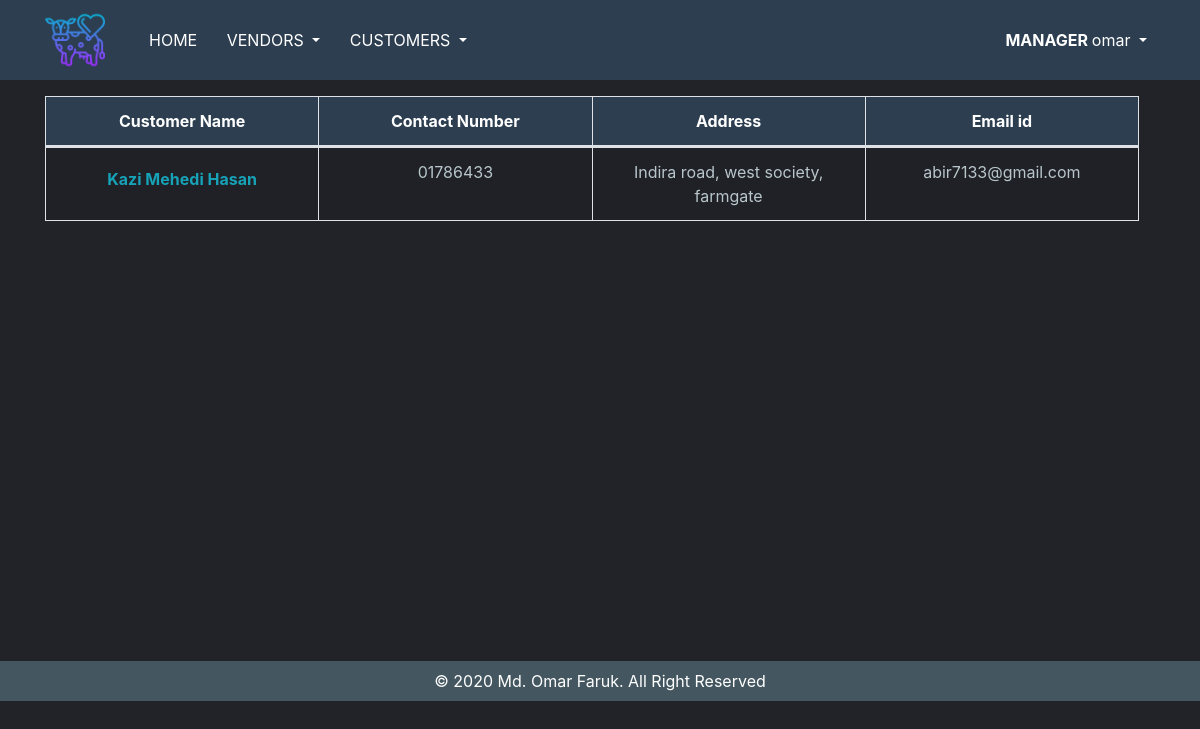
The page /allcustomer/ (signed in) on the database its author committed.
### dairyapp/models.py (models this page shows, shortened)
class Profile(models.Model):
    CHOICES1 = (
        ('Admin','Admin'),
        ('Customer','Customer'),
        ('Manager','Manager'),
        )
    user = models.OneToOneField(User,on_delete=models.CASCADE)
    user_type = models.CharField(max_length=20, null=True, blank=False,choices=CHOICES1)
    contact_number = models.CharField(max_length=20,null=True,unique=True)
    joining_data = models.DateField(auto_now_add=False)
    address = models.CharField(max_length=500,null=True)
    class Meta:
        ordering = ('-user_type',)

### dairyapp/views.py (the view)
# urls.py: path('allcustomer/',views.allcustomer,name='allcustomer'),
@login_required
def allcustomer(request):
    customerinfo = models.Profile.objects.all()
    return render(request,'Customers/Customer_detail.html',{'customerinfo':customerinfo})

### templates/Customers/Customer_detail.html
{% extends 'base.html' %}
{% load crispy_forms_tags %}
{% load templatetags %}
{% block content %}
 {% if user.is_authenticated and user.profile.user_type == 'Manager' %}
 <div class="table-responsive">
      <table class="table table-bordered table-striped ">
          <thead id="theadthid">
            <tr>
                  <th scope="col">Customer Name</th>
                  <th scope="col">Contact Number</th>
                  <th scope="col">Address</th>
                  <th scope="col">Email id</th>
            </tr>
          </thead>
          <tbody id="tbodydata">
          {% for data in customerinfo %}
            {% if data.user_type == 'Customer' %}
            <tr>
            <td> <a style="text-decoration:none;" href="{% url 'customer_ledger'  pk=data.user.pk %}" class="btn btn-link text-info"><strong>{{ data.user.first_name}} {{data.user.last_name }}</strong></a></td>
            <td>{{ data.contact_number}}</td>
            <td>{{ data.address }}</td>
            <td>{{ data.user.email}}</td>
            </tr>
            {% endif %}
        {% endfor %}
          </tbody>
      </table>
  </div>
{% endif %}
{% endblock %}

### templates/base.html (shortened to what this page needs)
<!doctype html>
<html lang="en">
  <head>
    {% load static %}
    <link rel="stylesheet" href="https://stackpath.bootstrapcdn.com/bootstrap/4.3.1/css/bootstrap.min.css">
    <link rel="stylesheet" href="https://use.fontawesome.com/releases/v5.7.2/css/all.css">
    <link rel="stylesheet" href="https://use.fontawesome.com/releases/v5.8.1/css/all.css">
    <link rel="stylesheet" href="//code.jquery.com/ui/1.12.1/themes/base/jquery-ui.css">
  </head>
<body>
  <nav class="navbar navbar-expand-md fixed-top">
    <div class="container ">
      <div class="logo-image">
            <a href="{% url 'home' %}"><img src="{% static 'images/cow.png' %}" alt="logo.png" class="img-fluid"></a>
      </div>
    <div class="collapse navbar-collapse" id="navbarSupportedContent">
      <ul class="navbar-nav mr-auto">
        <li class="nav-item">
          <a class="nav-link" href="{% url 'home' %}" style="color: #FFFFFF;">HOME</a>
        </li>
        {% if user.is_authenticated and user.profile.user_type == 'Manager'%}
        <li class="nav-item dropdown">
            <a class="nav-link dropdown-toggle" id="navbarDropdown" role="button" data-toggle="dropdown" aria-haspopup="true" aria-expanded="false">
              VENDORS
            </a>
          </li>
          <li class="nav-item dropdown">
            <a class="nav-link dropdown-toggle" id="navbarDropdown" role="button" data-toggle="dropdown" aria-haspopup="true" aria-expanded="false">
              CUSTOMERS
            </a>
          </li>
          {% endif %}
      </ul>
      {% if user.is_authenticated %}
        <ul class="navbar-nav">
          <li class="nav-item dropdown">
            <a class="nav-link dropdown-toggle"  id="navbarDropdown" role="button" data-toggle="dropdown" aria-haspopup="true" aria-expanded="false">
          {% if user.profile.user_type == 'Manager' %}<strong>MANAGER </strong>{% elif user.profile.user_type == 'Customer'  %}<strong>CUSTOMER </strong> {% endif %}{{ user.username }}
            </a>
          </li>
        </ul>
      {% else %}
        <form class="form-inline my-2 my-lg-0">
          <a href="{% url 'login' %}" class="nav-link" style="color: #FFFFFF;">LOG IN</a>
        </form>
      {% endif %}
    </div>
  </div>
  </nav>
<div class="container">
      {% block content %}
      {% endblock %}
</div>
<footer class="footer sticky-bottom">
  <div class="p-2 mt-5">
    <span>© 2020 Md. Omar Faruk. All Right Reserved</span>
  </div>
</footer>
</body>
</html>

### rows shown on the page
Profile: user.first_name "Kazi Mehedi", user.last_name "Hasan", contact_number "01786433", address "Indira road, west society, farmgate", user.email "abir7133@gmail.com"

### other values the page prints
{{ user.username }} "omar"
